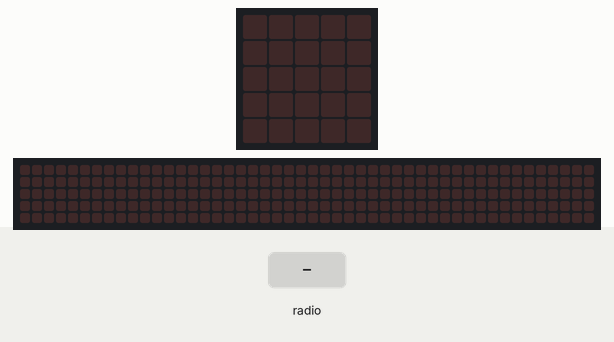
The program below on a simulated BBC micro:bit running MicroPython. Shown: the board's 5×5 LED display, a strip that is not on the board, showing the scrolling text unrolled. The inputs (shaded band) are chosen by the test bench. The 48×5 strip is a reading aid, not a part: it shows the text the display is scrolling, unrolled, one strip-width of it at a time.

Above: at 1.2 s.
1.3 s: radio message "cold" arrives
At 1.37 s:
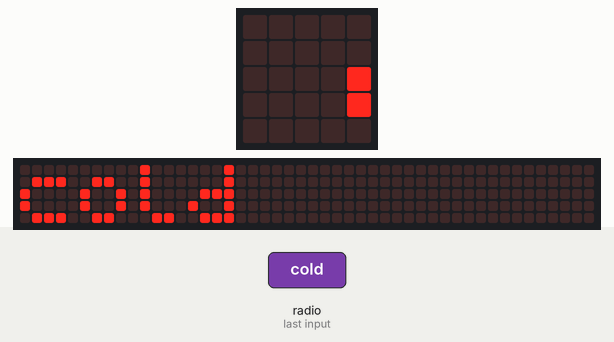
At 1.82 s:
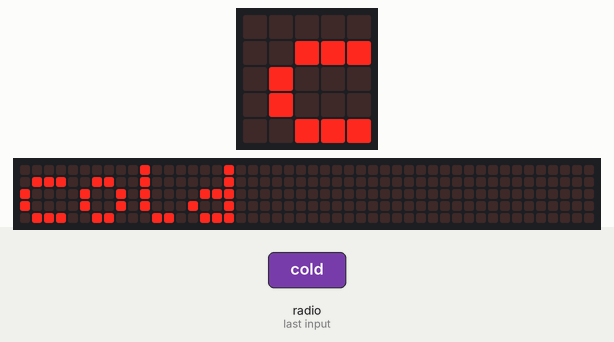
Timing chart, 0 to 4.3 s (numbered marks = the images above; inputs shaded):
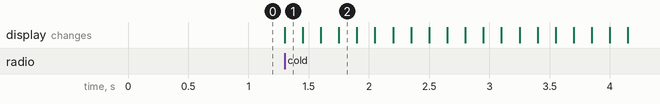

Measured:
- after the input at 1.3 s, the display: changes at once (image 1)

The program:

microbit_program__1_.py
```python
#receiver
from microbit import *
import radio
radio.config(group=13)
radio.on()
while True:
    message = radio.receive()
    if message =='hot':
        diplay.scroll(message)
    elif message =='cold':
        display.scroll(message)
```
